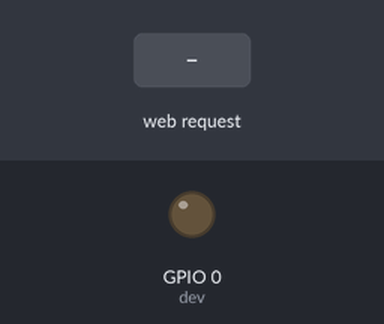
Bench run of a sketch on a simulated ESP8266 (NodeMCU). On the bench: output pins drawn as LEDs (lit = HIGH). The test bench sets the inputs (shaded band). WiFi joins after 1.5 s; servers stay silent unless stated; what the sketch prints to the serial monitor is not drawn.

Above: at 2.7 s.
2.8 s: HTTP request GET /on received
At 3.1 s:
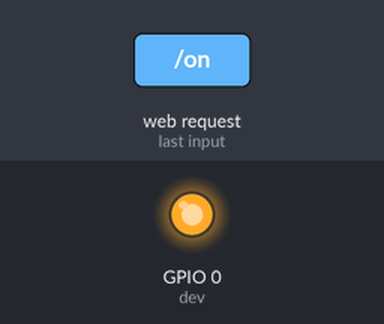
4.3 s: HTTP request GET /off received
At 5.4 s:
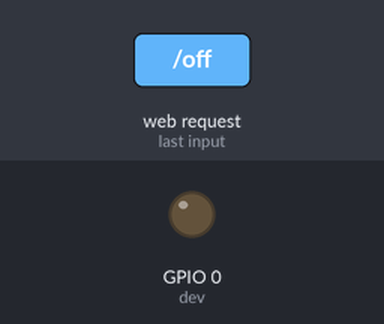
Timing chart, 0 to 7.3 s (numbered marks = the images above; inputs shaded):
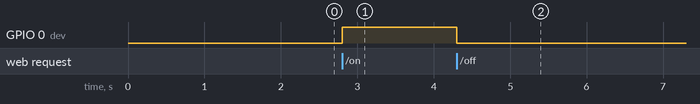

Measured:
- after the input at 2.8 s, GPIO 0 (dev): LOW → HIGH at once
- after the input at 4.3 s, GPIO 0 (dev): HIGH → LOW at once

The sketch:

IOT0101.ino
```cpp
#include <ESP8266WiFi.h>
#include <WiFiClient.h>
#include <ESP8266WebServer.h>
#include <ESP8266mDNS.h>

// === SETTINGS
// WLAN ssid and password
const char* ssid = "...";
const char* password = "...";
// Device name
const String devname = "esprelay01";
// digital output pin number
const int dev = 0;
// ===

ESP8266WebServer server(80);
String devStatus = "off";

String createJsonKeyValue(String key, String value) {
  return "\"" + key + "\":\"" + value + "\"";
}

void sendJson(String str) {
  str = "{" + str + "}";
  server.send(200, "text/plain", str);
}

void handleRoot() {
  String str = createJsonKeyValue("device", devname);
  str = str + "," + createJsonKeyValue("task","onoff");
  sendJson(str);
}

void handleOn() {
  digitalWrite(dev, 1);
  devStatus = "on";
  handleStatus();
}

void handleOff() {
  digitalWrite(dev, 0);
  devStatus = "off";
  handleStatus();
}

void handleStatus() {
  String str = createJsonKeyValue("status",devStatus);
  sendJson(str);
}

void handleNotFound() {
  String str = createJsonKeyValue("error","empty");
  sendJson(str);
}

void setup(void){
  pinMode(dev, OUTPUT);
  digitalWrite(dev, 0);

  Serial.begin(115200);
  WiFi.begin(ssid, password);
  Serial.println("");

  // Wait for connection
  while (WiFi.status() != WL_CONNECTED) {
    delay(500);
    Serial.print(".");
  }
  Serial.println("");
  Serial.print("Connected to ");
  Serial.println(ssid);
  Serial.print("IP address: ");
  Serial.println(WiFi.localIP());

  if (MDNS.begin("esp8266")) {
    Serial.println("MDNS responder started");
  }

  server.on("/", handleRoot);

  server.on("/on", handleOn);

  server.on("/off", handleOff);

  server.on("/status", handleStatus);

  server.onNotFound(handleNotFound);

  server.begin();
  Serial.println("HTTP server started");
}

void loop(void){
  server.handleClient();
}
```
